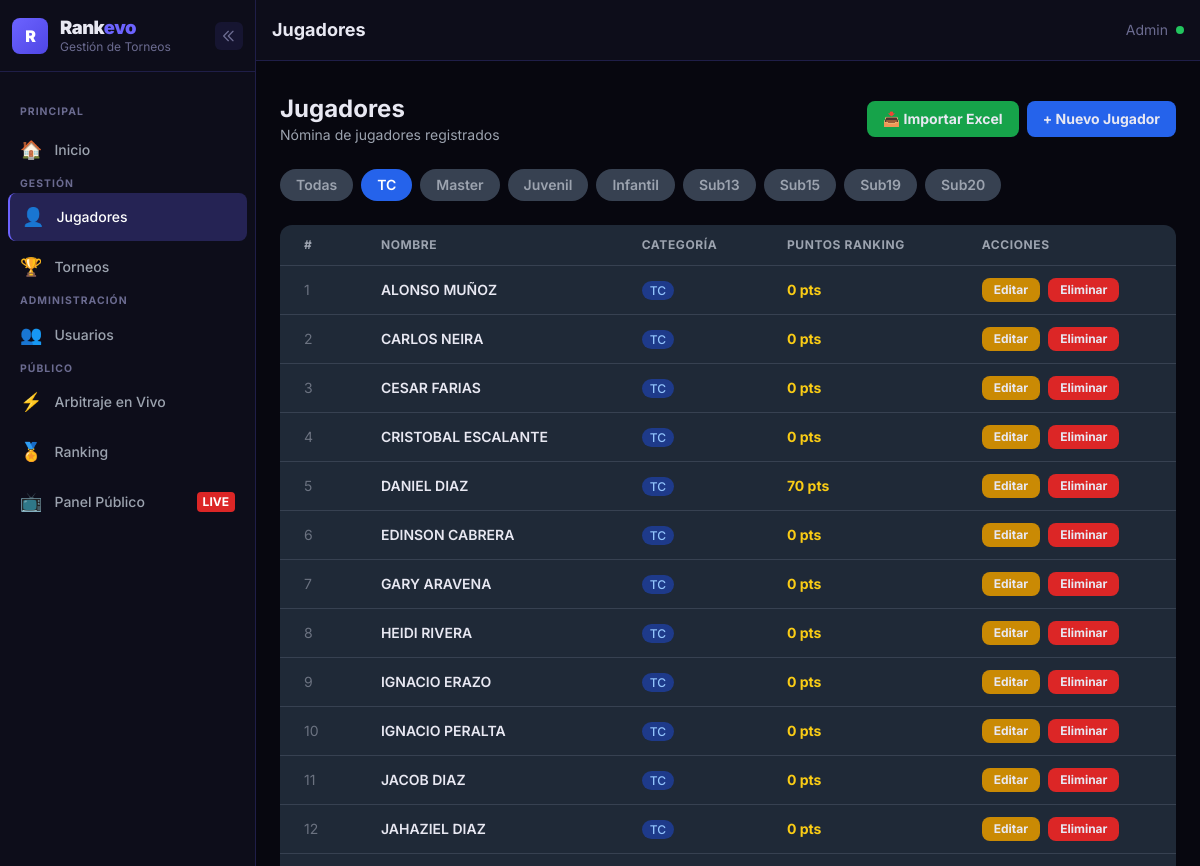
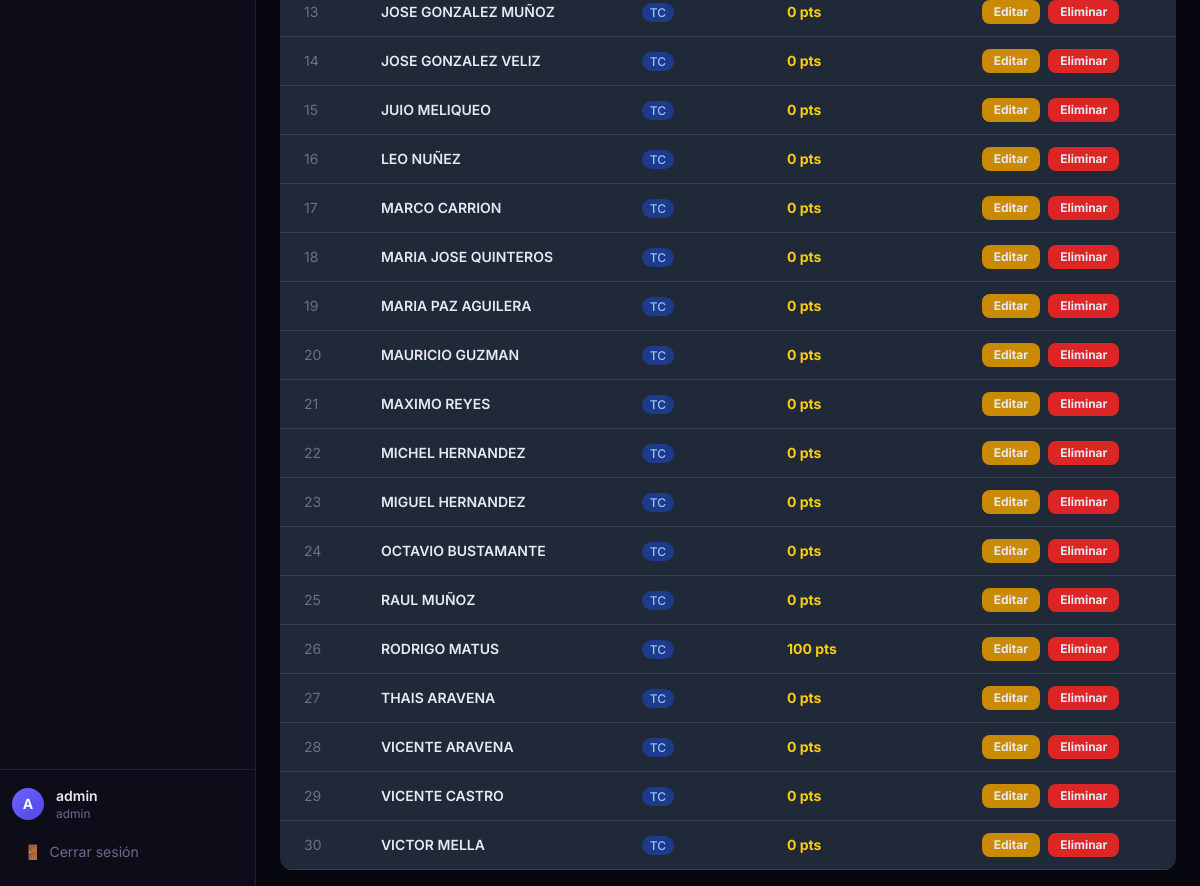
The app's page /jugadores?categoria=TC (signed in), older data (2 pictures, top to bottom).
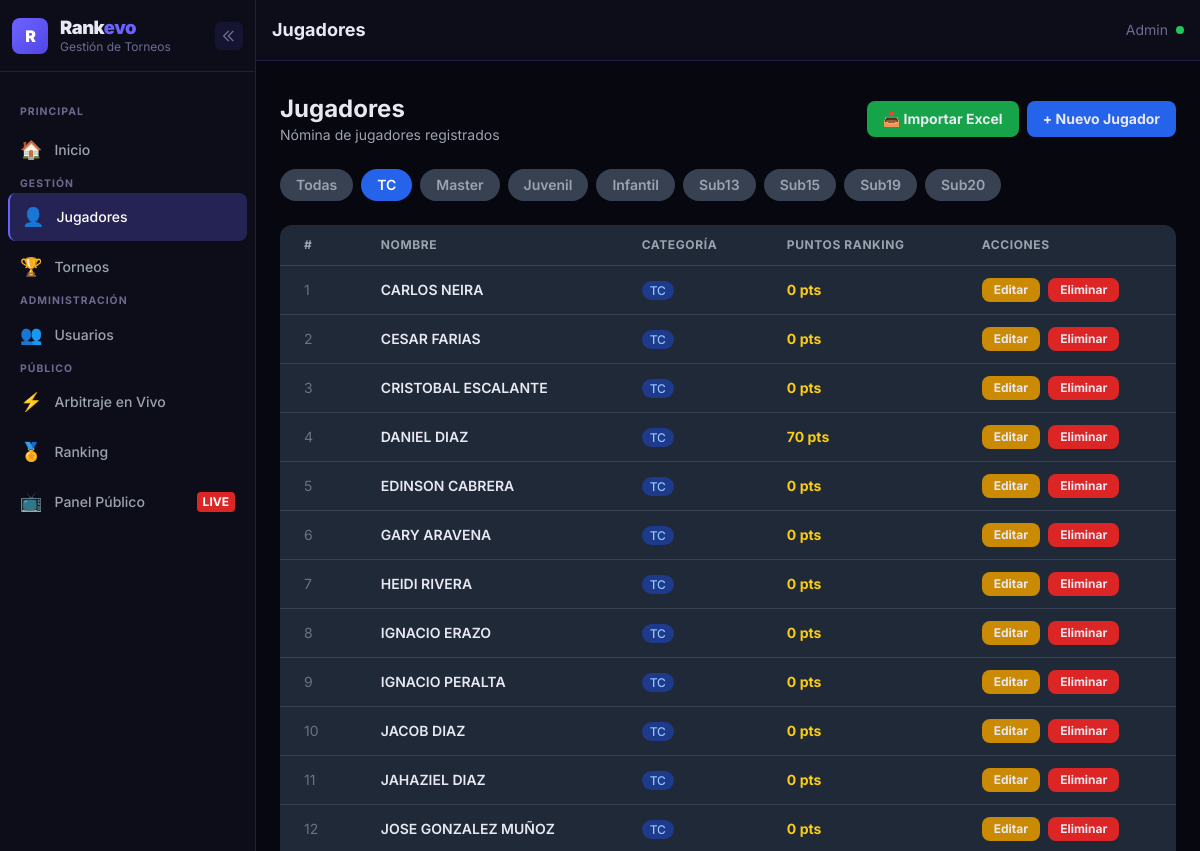
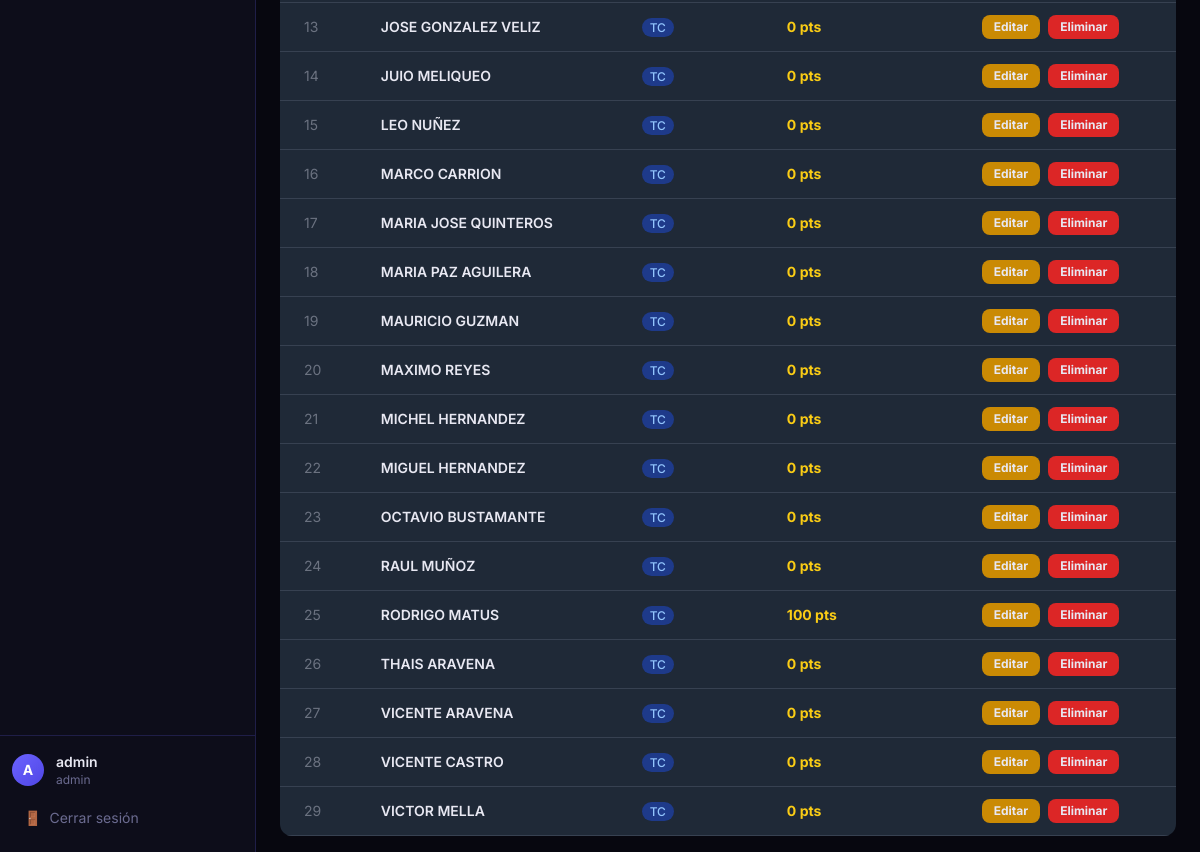
The same page, newer data (2 pictures, top to bottom).
### app/models.py (models this page shows, shortened)
class Jugador(db.Model):
    id = db.Column(db.Integer, primary_key=True)
    nombre = db.Column(db.String(200), nullable=False)
    categoria = db.Column(db.String(20), nullable=False)
    club = db.Column(db.String(100), nullable=True)
    activo = db.Column(db.Boolean, default=True)
    puntos_ranking = db.Column(db.Integer, default=0)
    creado = db.Column(db.DateTime, default=datetime.utcnow)

### app/routes.py (the view)
@main.route('/jugadores')
@login_required
def jugadores():
    categoria = request.args.get('categoria', 'todas')
    if categoria == 'todas':
        todos = Jugador.query.filter_by(activo=True).order_by(Jugador.nombre).all()
        agrupados = {}
        for j in todos:
            if j.nombre not in agrupados:
                agrupados[j.nombre] = {'jugador': j, 'categorias': []}
            agrupados[j.nombre]['categorias'].append(j.categoria)
        lista = list(agrupados.values())
        return render_template('jugadores/lista.html', jugadores=lista, categorias=CATEGORIAS,
                               categoria_actual=categoria, agrupado=True)
    else:
        lista = Jugador.query.filter_by(activo=True, categoria=categoria).order_by(Jugador.nombre).all()
        return render_template('jugadores/lista.html', jugadores=lista, categorias=CATEGORIAS,
                               categoria_actual=categoria, agrupado=False)

### app/models.py (called while the page is built)
@login_manager.user_loader
def load_user(user_id):
    return Usuario.query.get(int(user_id))

### app/templates/jugadores/lista.html (shortened to what the changed rows need)
{% extends "base.html" %}
{% block page_title %}Jugadores{% endblock %}
{% block content %}
<div class="flex justify-between items-center mb-6">
    <div>
        <h2 class="text-2xl font-bold">Jugadores</h2>
    </div>
</div>
<div class="flex flex-wrap gap-2 mb-6">
    <a href="{{ url_for('main.jugadores', categoria='todas') }}"
        class="px-4 py-1.5 rounded-full text-sm font-semibold transition
        {% if categoria_actual == 'todas' %}bg-blue-600 text-white{% else %}bg-gray-700 text-gray-400 hover:bg-gray-600 hover:text-white{% endif %}">
        Todas
    </a>
    {% for cat in categorias %}
    <a href="{{ url_for('main.jugadores', categoria=cat) }}"
        class="px-4 py-1.5 rounded-full text-sm font-semibold transition
        {% if categoria_actual == cat %}bg-blue-600 text-white{% else %}bg-gray-700 text-gray-400 hover:bg-gray-600 hover:text-white{% endif %}">
        {{ cat }}
    </a>
    {% endfor %}
</div>
<div class="bg-gray-800 rounded-xl overflow-hidden">
    <table class="w-full text-sm">
        <thead>
            <tr class="bg-gray-750 border-b border-gray-700 text-gray-400 text-xs uppercase tracking-wider">
                <th class="px-6 py-3 text-left">#</th>
                <th class="px-6 py-3 text-left">Nombre</th>
                <th class="px-6 py-3 text-left">Categoría</th>
                <th class="px-6 py-3 text-left">Puntos Ranking</th>
                <th class="px-6 py-3 text-left">Acciones</th>
            </tr>
        </thead>
        <tbody>
            {% if agrupado %}
                {% for item in jugadores %}
                <tr class="border-b border-gray-700 hover:bg-gray-700 transition">
                    <td class="px-6 py-3 text-gray-500">{{ loop.index }}</td>
                    <td class="px-6 py-3 font-semibold">{{ item.jugador.nombre }}</td>
                    <td class="px-6 py-3">
                        <div class="flex flex-wrap gap-1">
                            {% for cat in item.categorias %}
                            <span class="text-xs px-2 py-0.5 rounded-full font-medium
                                {% if cat == 'TC' %}bg-blue-900 text-blue-300
                                {% elif cat == 'Master' %}bg-purple-900 text-purple-300
                                {% elif cat == 'Juvenil' %}bg-green-900 text-green-300
                                {% elif cat == 'Infantil' %}bg-yellow-900 text-yellow-300
                                {% elif cat == 'Sub13' %}bg-pink-900 text-pink-300
                                {% elif cat == 'Sub15' %}bg-orange-900 text-orange-300
                                {% elif cat == 'Sub19' %}bg-teal-900 text-teal-300
                                {% elif cat == 'Sub20' %}bg-red-900 text-red-300
                                {% else %}bg-gray-700 text-gray-300{% endif %}">
                                {{ cat }}
                            </span>
                            {% endfor %}
                        </div>
                    </td>
                    <td class="px-6 py-3 text-yellow-400 font-bold">{{ item.jugador.puntos_ranking }} pts</td>
                    <td class="px-6 py-3">
                        <div class="flex gap-2">
                            <a href="{{ url_for('main.editar_jugador', id=item.jugador.id) }}"
                                class="bg-yellow-600 hover:bg-yellow-700 text-xs px-3 py-1 rounded-lg font-bold transition">Editar</a>
                            <a href="{{ url_for('main.eliminar_jugador', id=item.jugador.id) }}"
                                onclick="return confirm('¿Eliminar?')"
                                class="bg-red-600 hover:bg-red-700 text-xs px-3 py-1 rounded-lg font-bold transition">Eliminar</a>
                        </div>
                    </td>
                </tr>
                {% endfor %}
            {% else %}
                {% for jugador in jugadores %}
                <tr class="border-b border-gray-700 hover:bg-gray-700 transition">
                    <td class="px-6 py-3 text-gray-500">{{ loop.index }}</td>
                    <td class="px-6 py-3 font-semibold">{{ jugador.nombre }}</td>
                    <td class="px-6 py-3">
                        <span class="text-xs px-2 py-0.5 rounded-full font-medium
                            {% if jugador.categoria == 'TC' %}bg-blue-900 text-blue-300
                            {% elif jugador.categoria == 'Master' %}bg-purple-900 text-purple-300
                            {% elif jugador.categoria == 'Juvenil' %}bg-green-900 text-green-300
                            {% elif jugador.categoria == 'Infantil' %}bg-yellow-900 text-yellow-300
                            {% elif jugador.categoria == 'Sub13' %}bg-pink-900 text-pink-300
                            {% elif jugador.categoria == 'Sub15' %}bg-orange-900 text-orange-300
                            {% elif jugador.categoria == 'Sub19' %}bg-teal-900 text-teal-300
                            {% elif jugador.categoria == 'Sub20' %}bg-red-900 text-red-300
                            {% else %}bg-gray-700 text-gray-300{% endif %}">
                            {{ jugador.categoria }}
                        </span>
                    </td>
                    <td class="px-6 py-3 text-yellow-400 font-bold">{{ jugador.puntos_ranking }} pts</td>
                    <td class="px-6 py-3">
                        <div class="flex gap-2">
                            <a href="{{ url_for('main.editar_jugador', id=jugador.id) }}"
                                class="bg-yellow-600 hover:bg-yellow-700 text-xs px-3 py-1 rounded-lg font-bold transition">Editar</a>
                            <a href="{{ url_for('main.eliminar_jugador', id=jugador.id) }}"
                                onclick="return confirm('¿Eliminar?')"
                                class="bg-red-600 hover:bg-red-700 text-xs px-3 py-1 rounded-lg font-bold transition">Eliminar</a>
                        </div>
                    </td>
                </tr>
                {% endfor %}
            {% endif %}
        </tbody>
    </table>
</div>
{% endblock %}

Row changes from the older to the newer data that the page shows:
no longer on this page (row edited): Jugador: nombre "ALONSO MUÑOZ", categoria "TC", puntos_ranking "0"
